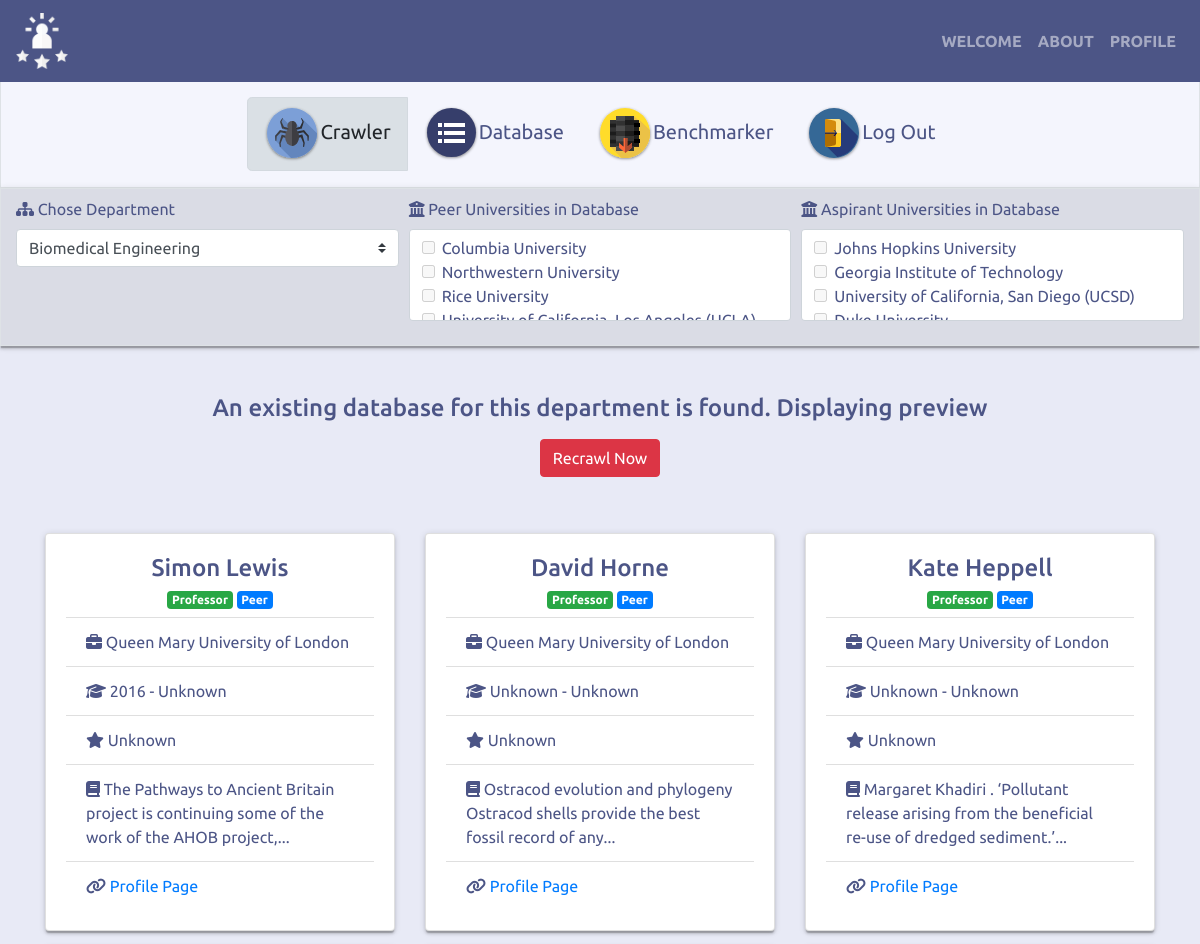
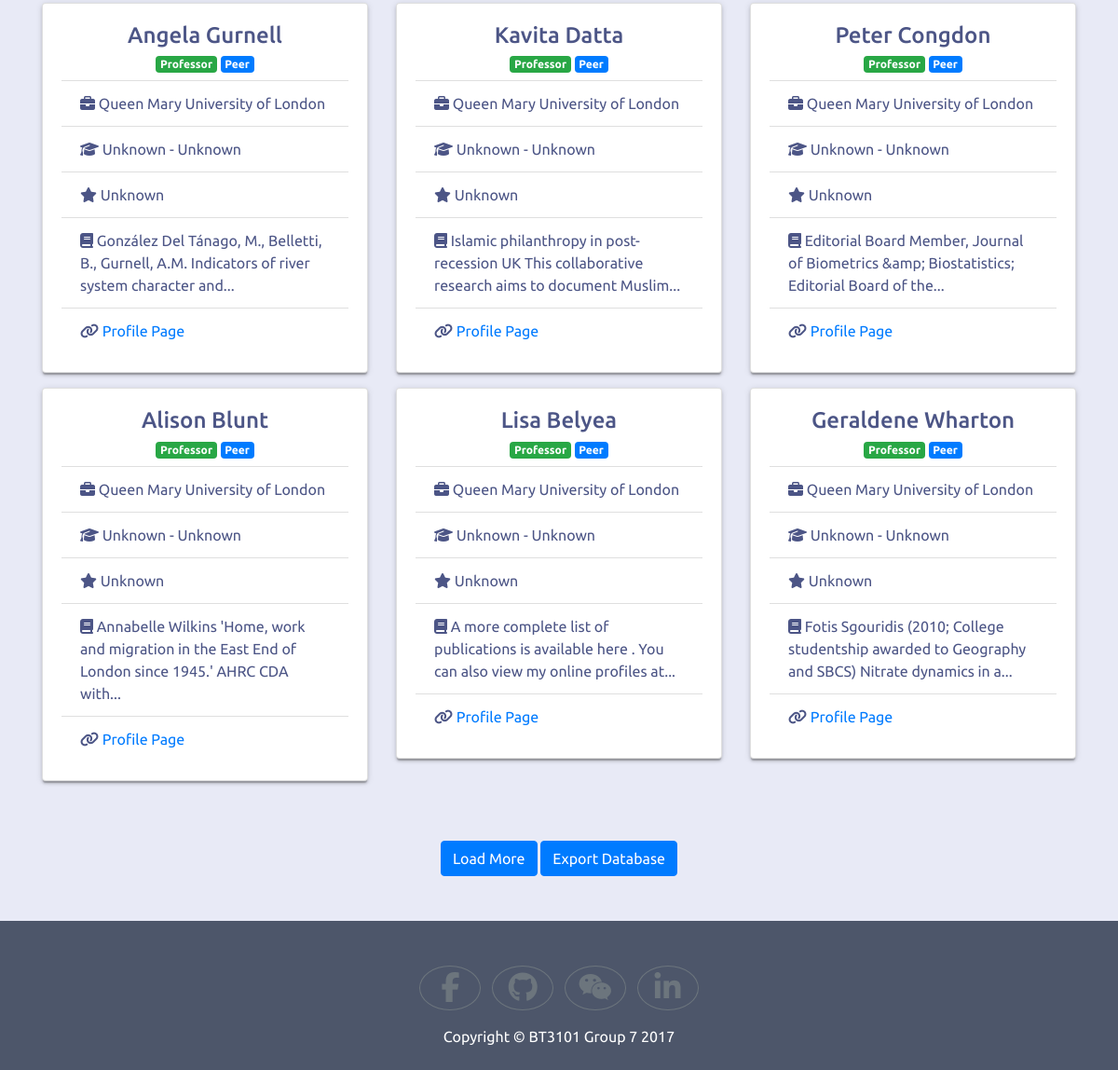
Screenshot of /crawler/ (signed in) with the database file from the repository (2 pictures, top to bottom).
### tables this page shows
CREATE TABLE profiles (profile_link TEXT PRIMARY KEY, name TEXT, department TEXT,university TEXT,tag TEXT,position TEXT,phd_year TEXT,phd_school TEXT,promotion_year TEXT,text_raw TEXT);

### application.py (the view)
@app.route('/crawler/')
def crawler(dep='bme', length=9):
    if 'username' in session:
        if request.args.get('length'):
            length = request.args.get('length', type=int)
        if request.args.get('dep'):
            dep = request.args.get('dep')
        dep_name = helper.get_full_name(dep)
        preview = query_db('select * from profiles where department = ?', ('Geography',))
        db_peer = query_db('select distinct university from profiles where department = ? and tag = ?', ('Geography', 'peer'))
        in_db_peer = [row['university'] for row in db_peer]
        db_asp = query_db('select distinct university from profiles where department = ? and tag = ?', ('Geography', 'aspirant'))
        in_db_asp = [row['university'] for row in db_asp]
        return render_template(
            "crawler.html",
            dep=dep,
            length=length,
            peer_unis=helper.get_peer_unis(dep),
            asp_unis=helper.get_asp_unis(dep),
            selected_peer=in_db_peer,
            selected_asp=in_db_asp,
            preview=preview)
    else:
        return redirect(url_for('main'))

### application.py (called while the page is built)
def get_db():
    db = getattr(g, '_database', None)
    if db is None:
        db = g._database = sqlite3.connect(DATABASE)
    return db

def query_db(query, args=(), one=False):
    db = get_db()
    db.row_factory = sqlite3.Row
    cur = db.cursor().execute(query, args)
    rv = cur.fetchall()
    return (rv[0] if rv else None) if one else rv

@app.teardown_appcontext
def close_connection(exception):
    db = getattr(g, '_database', None)
    if db is not None:
        db.close()

### helper.py (called while the page is built)
def get_peer_unis(dep):
    bme_peer = [
        'Columbia University',
        'Northwestern University',
        'Rice University',
        'University of California, Los Angeles (UCLA)',
        'University of Michigan',
        'University of Toronto']
    biochem_peer = [
        'University of Chicago',
        'The University of Hong Kong',
        'New York University',
        'Monash University'
    ]
    geo_peer = [
        'UCL (University College London)',
        'University of Colorado - Boulder',
        'The University of Manchester',
        'University of Toronto (St George)',
        'Queen Mary University of London']
    departments = {
        'bme': bme_peer,
        'biochem': biochem_peer,
        'geo': geo_peer}
    return departments[dep]

def get_asp_unis(dep):
    bme_asp = [
        'Johns Hopkins University',
        'Georgia Institute of Technology',
        'University of California, San Diego (UCSD)',
        'Duke University',
        'Massachusetts Institute of Technology',
        'Stanford University']
    biochem_asp = [
        'University of California, San Francisco',
        'University of College London',
        'University of Illinois at Urbana-Champaign',
        'McGill University'
    ]
    geo_asp = [
        'University of Cambridge',
        'University of British Columbia',
        'University of Oxford']
    departments = {
        'bme': bme_asp,
        'biochem': biochem_asp,
        'geo': geo_asp}
    return departments[dep]

def get_full_name(dep):
    names = {
        'bme': 'Biomedical Engineering',
        'biochem': 'Biochemistry',
        'geo': 'Geography'
    }
    return names[dep]

### templates/crawler.html (shortened to what this page needs)
<!doctype html>
<html lang="en">
  <head>
    <link rel="stylesheet" href="https://maxcdn.bootstrapcdn.com/bootstrap/4.0.0-beta.2/css/bootstrap.min.css">
    <link href="https://opensource.keycdn.com/fontawesome/4.7.0/font-awesome.min.css" rel="stylesheet">
    <link href="../static/css/custom.css" rel="stylesheet">
  </head>
  <body>
    <header class="navbar fixed-top navbar-expand-lg navbar-dark" style="background-color: #4C5586;">
      <a class="navbar-brand" href="#"><img class="img-fluid" src="../static/img/Logo.svg"></a>
      <div class="collapse navbar-collapse" id="navbarNavAltMarkup">
        <ul class="navbar-nav ml-auto">
          <li class="nav-item">
            <a class="nav-link font-weight-bold" href="{{ url_for('main') }}">WELCOME</a>
          </li>
          <li class="nav-item">
            <a class="nav-link font-weight-bold" href="{{ url_for('about') }}">ABOUT</a>
          </li>
          <li class="nav-item">
            <a class="nav-link font-weight-bold" href="{{ url_for('profile') }}">PROFILE</a>
          </li>
        </ul>
      </div>
    </header>
    <div class="container-fluid border text-center mt-5 pt-5 pb-3 shadowed function-button">
      <div class="btn-group btn-group-lg" role="group" aria-label="Function buttons">
        <a class="btn btn-light btn-menu active" href="{{ url_for('crawler') }}">
          <img src="../static/img/Crawl.svg">Crawler
        </a>
        <a class="btn btn-light btn-menu" href="{{ url_for('database') }}">
          <img src="../static/img/Menu.svg">Database
        </a>
        <a class="btn btn-light btn-menu" href="{{ url_for('benchmarker') }}">
          <img src="../static/img/Database.svg">Benchmarker
        </a>
        <a class="btn btn-light btn-menu" href="{{ url_for('logout') }}">
          <img src="../static/img/Logout.svg">Log Out
        </a>
      </div>
    </div>
    <div class="container-fluid border py-2 criteria-box shadowed">
      <form>
        <div class="form-row">
          <div class="form-group col-4">
            <label for="department"><i class="fa fa-sitemap" aria-hidden="true"></i>&nbsp;Chose Department</label>
            <select id="department" class="form-control custom-select" onchange="javascript:location.href = this.value;">
              <option {% if dep == 'bme' %} selected {% endif %} value="{{ url_for('crawler', dep='bme') }}">Biomedical Engineering</option>
            </select>
          </div>
          <div class="form-group col-4">
            <label for="peer">
              <i class="fa fa-university" aria-hidden="true"></i>&nbsp;Peer Universities in Database
            </label>
            <div class="form-scrollable rounded">
              {% for uni in peer_unis %}
              <div class="form-check">
                <label class="form-check-label">
                  <input class="form-check-input" type="checkbox" name="selected_peer" value="{{ uni }}" {% if uni in selected_peer %} checked {% endif %} disabled="" />{{ uni }}</label>
              </div>
              {% endfor %}
            </div>
          </div>
          <div class="form-group col-4">
            <label for="aspirant">
              <i class="fa fa-university" aria-hidden="true"></i>&nbsp;Aspirant Universities in Database
            </label>
            <div class="form-scrollable rounded">
              {% for uni in asp_unis %}
              <div class="form-check">
                <label class="form-check-label">
                  <input class="form-check-input" type="checkbox" name="selected_asp" value="{{ uni }}" {% if uni in selected_asp %} checked {% endif %} disabled="" />{{ uni }}
                </label>
              </div>
              {% endfor %}
            </div>
          </div>
        </div>
      </form>
    </div>
    {% if preview | length > 0 %}
      <div class="container py-5">
        <h4 class="text-center">An existing database for this department is found. Displaying preview</h4>
        <div class="text-center pt-2">
          <a href="{{ url_for('crawler_choose_unis', dep=dep) }}" class="btn btn-danger">Recrawl Now</a>
        </div>
      </div>
      <div class="container pt-2">
        <div class="row">
          {% for value in preview[:length] %}
            <div class="col-4">
              <div class="card mb-3 shadowed">
                <div class="card-body">
                  <h4 class="card-title text-center">{{ value['name'] }}</h4>
                  <h6 class="card-subtitle text-center">
                    {% if value['position'] == 'Professor' %}
                      <span class="badge badge-success mb-2">Professor</span>
                    {% elif value['position'] == 'Associate Professor' %}
                      <span class="badge badge-warning mb-2">Associate Professor</span>
                    {% endif %}
                    {% if value['tag'] == 'peer' %}
                      <span class="badge badge-primary mb-2">Peer</span>
                    {% elif value['tag'] == 'aspirant' %}
                      <span class="badge badge-info mb-2">Aspirant</span>
                    {% endif %}
                  </h6>
                  <ul class="list-group list-group-flush">
                    <li class="list-group-item"><i class="fa fa-briefcase" aria-hidden="true"></i>&nbsp;{{ value['university'] }}</li>
                    <li class="list-group-item"><i class="fa fa-graduation-cap" aria-hidden="true"></i>&nbsp;{{ value['phd_year'] }} - {{ value['phd_school'] }}</li>
                    <li class="list-group-item"><i class="fa fa-star" aria-hidden="true"></i>&nbsp;{{ value['promotion_year'] }}</li>
                    <li class="list-group-item"><i class="fa fa-book" aria-hidden="true"></i>&nbsp;{{ value['text_raw'] | truncate(100) }}</li>
                    <li class="list-group-item"><i class="fa fa-link"></i>&nbsp;<a href="{{ value['profile_link'] }}" target="_blank">Profile Page</a></li>
                  </ul>
                </div>
              </div>
            </div>
          {% endfor %}
        </div>
        <div class="text-center py-5" id="loadMore">
          <a type="button" class="btn btn-primary" href="{{ url_for('crawler', dep=dep, length=length+9) }}">Load More</a>
          <button type="butoon" class="btn btn-primary" data-toggle="modal" data-target="#exportModal">Export Database</button>
        </div>
      </div>
    {% endif %}
    <footer class="footer pt-5 pb-2">
      <div class="container">
        <div class="text-center">
          <ul class="list-inline">
            <li class="list-inline-item">
              <a class="btn btn-outline-secondary rounded-circle" href="#" target="_blank">
                <i class="fa fa-fw fa-2x fa-facebook"></i>
              </a>
            </li>
            <li class="list-inline-item">
              <a class="btn btn-outline-secondary rounded-circle" href="#" target="_blank">
                <i class="fa fa-fw fa-2x fa-github"></i>
              </a>
            </li>
            <li class="list-inline-item">
              <a class="btn btn-outline-secondary rounded-circle" href="#" target="_blank">
                <i class="fa fa-fw fa-2x fa-wechat"></i>
              </a>
            </li>
            <li class="list-inline-item">
              <a class="btn btn-outline-secondary rounded-circle" href="#" target="_blank">
                <i class="fa fa-fw fa-2x fa-linkedin"></i>
              </a>
            </li>
          </ul>
          <p>Copyright &copy; BT3101 Group 7 2017</p>
        </div>
      </div>
    </footer>
  </body>
</html>

### static/css/custom.css (style rules this page uses)
body { font-family: Ubuntu, 'Helvetica Neue', Helvetica, Arial, sans-serif; color: #4C5586; background-color: #E8EAF6; }
.footer { background-color: #4D566A; }
.footer p { color: #fff; }
.shadowed { box-shadow:0 3px 3px 0 rgba(0,0,0,0.14),0 1px 7px 0 rgba(0,0,0,0.12),0 3px 1px -1px rgba(0,0,0,0.2) }
.btn-menu { color: #4C5586; border-color: #F4F5FD; background-color: #F4F5FD; }
.function-button { background-color: #F4F5FD; }
.criteria-box { background-color: #DADCE5; }
.form-scrollable { max-height: 5.75rem; overflow-y: scroll; background-color: #fff; padding: 0.375rem 0.75rem; border: 1px solid #CED4DA; }

### rows the page displays
profiles: name "Simon Lewis", position "Professor", tag "Peer", university "Queen Mary University of London", phd_year "2016", phd_school "Unknown", promotion_year "Unknown", text_raw "The Pathways to Ancient Britain project is continuing some of the work of the AHOB project,..."
profiles: name "David Horne", position "Professor", tag "Peer", university "Queen Mary University of London", phd_year "Unknown", phd_school "Unknown", promotion_year "Unknown", text_raw "Ostracod evolution and phylogeny Ostracod shells provide the best fossil record of any..."
profiles: name "Kate Heppell", position "Professor", tag "Peer", university "Queen Mary University of London", phd_year "Unknown", phd_school "Unknown", promotion_year "Unknown", text_raw "Margaret Khadiri . ‘Pollutant release arising from the beneficial re-use of dredged sediment.’..."
profiles: name "Angela Gurnell", position "Professor", tag "Peer", university "Queen Mary University of London", phd_year "Unknown", phd_school "Unknown", promotion_year "Unknown", text_raw "González Del Tánago, M., Belletti, B., Gurnell, A.M. Indicators of river system character and..."
profiles: name "Kavita Datta", position "Professor", tag "Peer", university "Queen Mary University of London", phd_year "Unknown", phd_school "Unknown", promotion_year "Unknown", text_raw "Islamic philanthropy in post-recession UK This collaborative research aims to document Muslim..."
profiles: name "Peter Congdon", position "Professor", tag "Peer", university "Queen Mary University of London", phd_year "Unknown", phd_school "Unknown", promotion_year "Unknown", text_raw "Editorial Board Member, Journal of Biometrics &amp; Biostatistics; Editorial Board of the..."
profiles: name "Alison Blunt", position "Professor", tag "Peer", university "Queen Mary University of London", phd_year "Unknown", phd_school "Unknown", promotion_year "Unknown", text_raw "Annabelle Wilkins 'Home, work and migration in the East End of London since 1945.' AHRC CDA with..."
profiles: name "Lisa Belyea", position "Professor", tag "Peer", university "Queen Mary University of London", phd_year "Unknown", phd_school "Unknown", promotion_year "Unknown", text_raw "A more complete list of publications is available here . You can also view my online profiles at..."
profiles: name "Geraldene Wharton", position "Professor", tag "Peer", university "Queen Mary University of London", phd_year "Unknown", phd_school "Unknown", promotion_year "Unknown", text_raw "Fotis Sgouridis (2010; College studentship awarded to Geography and SBCS) Nitrate dynamics in a..."

### other values shown
{{ uni }} "Columbia University" "Northwestern University" "Rice University"
{{ uni }} "Johns Hopkins University" "Georgia Institute of Technology" "University of California, San Diego (UCSD)"
